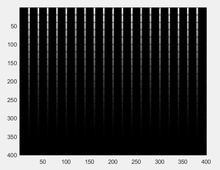
%> input picture Homework7/Gx2Im.JPG, 220 x 170 px, shrunk from 639 x 493 before the run, given in place of checker.png, which was not available
$ octave HW7.m   (GNU Octave 9; MATLAB toolbox functions it lacks are replaced by stand-ins)
%> lines starting %> are read from the running program, lines starting %| are printed output that depends on the picture; pictures that were not available may be replaced by others from this repository, and a replacement may not be noted
### Homework7/get_harris_response.m
function [ R ] = get_harris_response( Im, IGx2, IGy2, IGxy, alpha, threshold )
%GET_HARRIS_RESPONSE Summary of this function goes here
%   Detailed explanation goes here
    R = zeros(size(Im));
    for r=1:size(Im,1)
        for c=1:size(Im,2)
            M = [ IGx2(r,c)  IGxy(r,c); ...
                  IGxy(r,c)  IGy2(r,c)];
            eigen_val = eig(M);
            r_val = eigen_val(1)*eigen_val(2) - ...
                alpha*((eigen_val(1)+ eigen_val(2))^2);
            if r_val > threshold
                R(r,c) = r_val;
            end
        end
    end
end

### Homework7/non_maximal_suppress.m
function [ R_suppressed, R_points ] = non_maximal_suppress( R, threshold )
%NON_MAXIMAL_SUPPRESS Summary of this function goes here
%   Detailed explanation goes here
    R_suppressed = zeros(size(R));
    R_points = zeros(size(R,1),2);
    window_size = 10;
    count = 1;
    for r=1:window_size:(size(R,1))
        for c=1:window_size:(size(R,2))
            max = 0;
            maxr = r; maxc = c;
            for i=0:9
                for j=0:9
                    if max < R(r+i,c+j)
                        max = R(r+i,c+j);
                        maxr = r+i;
                        maxc = c+j;
                    end
                end
            end
            if(max > threshold)
                R_suppressed(maxr, maxc) = 1;
                R_points(count,1) = maxr;
                R_points(count,2) = maxc;
                count = count + 1;
            end
        end
    end
    R_points = R_points(1:count-1,1:2);
end

### Homework7/gaussDeriv2D.m
function [ Gx, Gy ] = gaussDeriv2D( sigma )
%GAUSSDERIV2D Summary of this function goes here
%   Detailed explanation goes here
    N = 100;
    ind = -floor(N/2) : floor(N/2);
    [X, Y] = meshgrid(ind, ind);

    %Create Gaussian Mask
    G1 = exp(-(X.^2 + Y.^2) / (2*sigma*sigma));
    [Gx,Gy] = gradient(G1);

    %Normalize so that total area (sum of all weights) is 1
    Gx = (-1)*Gx/(max(Gx(:)));
    Gy = Gy/(max(Gy(:)));
end

### Homework7/get_interest_points.m
function [ interest_points ] = get_interest_points( Im, col_pointer, row_pointer, n, n_star, Threshold )
%GET_INTEREST_POINTS Summary of this function goes here
%   Detailed explanation goes here
    interest_points = zeros(1,2);
    count = 1;
    for r=4:size(Im,1)-4
        for c=4:size(Im,2)-4
            circle = zeros(1,n);
            for i=1:16
                if(abs(Im(r,c) - Im( r+row_pointer(i),c+col_pointer(i) ) ) > Threshold )
                    circle(i) = 1;
                end
            end

            double_circle = cat(2,circle,circle);
            max_so_far = 0;prev = double_circle(1);
            cur_max = 0;
            if prev == 1
                cur_max = 1;
            end
            for i=2:2*n
                if double_circle(i) == 1
                    if prev ~= 1
                        prev = 1;
                    end
                    cur_max = cur_max + 1;
                else
                    if cur_max > max_so_far
                        max_so_far = cur_max;
                    end
                    prev = 0;
                    cur_max = 0;
                end
            end
            if max_so_far >= n_star
                interest_points(count,1) = r;
                interest_points(count,2) = c;
                count = count + 1;
            end
        end
    end
end

### Homework7/HW7.m
%%%%%%%%%%%%%%%%%%%%%%%%%%%%%%%%%%%%%%%%
% Rakshith Kunchum
% HW7
% 10/11/2016

%%%%%%%%%%%%%%%%%%%%%%%%%%%%%%%%%%%%%%%%
% Problem 1
Im = double(imread('checker.png'));
%> Im: size 170x220x3 double; min 0, max 255, mean 70.8; mean of the top-left, top-right, bottom-left and bottom-right quarters 74.9, 65.3, 76.6, 66.2
sigma_I = 1;
sigma_D = 0.7;
alpha = 0.05;
threshold = 1000000000;
[Gx, Gy] = gaussDeriv2D(sigma_D);
Ix = imfilter(Im, Gx, 'replicate');
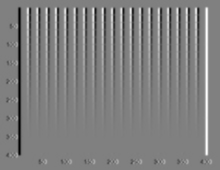
%> Ix: size 170x220x3 double; min -604.3, max 598.1, mean 0; drawn with min black and max white
Iy = imfilter(Im, Gy, 'replicate');
colormap('gray');imagesc(Ix), figure
colormap('gray');imagesc(Iy), figure
Ix2 = Ix.^2; Iy2 = Iy.^2; Ixy = Ix.*Iy;
%> after `Ix2 = Ix.^2`:
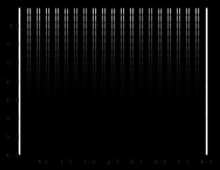
%> Ix2: size 170x220x3 double; min 1.95e-72, max 365212.9, mean 13667.1; drawn with min black and max white
%> after `Ixy = Ix.*Iy`:
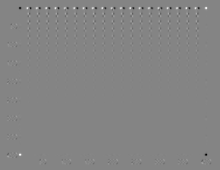
%> Ixy: size 170x220x3 double; min -137835.1, max 127375.6, mean -0.9; drawn with min black and max white
G = fspecial('gaussian', 2*ceil(3*sigma_I)+1, sigma_I);
IGx2 = imfilter(Ix2, G, 'replicate');
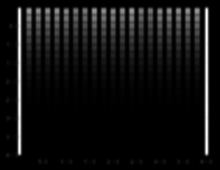
%> IGx2: size 170x220x3 double; min 4.25e-30, max 212851.5, mean 13667.1; drawn with min black and max white
IGy2 = imfilter(Iy2, G, 'replicate');
IGxy = imfilter(Ixy, G, 'replicate');
colormap('gray');imagesc(IGx2), figure
colormap('gray');imagesc(IGy2), figure
colormap('gray');imagesc(IGxy), figure

R = get_harris_response(Im, IGx2, IGy2, IGxy, alpha, threshold);
%> after the loop in get_harris_response, `for r=1:size(Im,1)`:
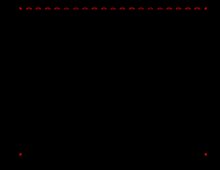
%> R: size 170x220x3 double; mean R, G, B 18171649.8, 0, 0; drawn with min black and max white
colormap('gray');imagesc(R), figure
[R_suppressed, R_points] = non_maximal_suppress(R, threshold);
%> after the loop in non_maximal_suppress, `for r=1:window_size:(size(R,1))`: R_points = 170 rows, first 12: [9 20; 9 21; 9 31; 9 50; 9 56; 9 68; 9 78; 9 87; 9 93; 9 103; 9 115; 9 121]; count = 24
%> in non_maximal_suppress, `R_points = R_points(1:count-1,1:2);`: R_points = 23 rows, first 12: [9 20; 9 21; 9 31; 9 50; 9 56; 9 68; 9 78; 9 87; 9 93; 9 103; 9 115; 9 121]
colormap('gray');imagesc(R_suppressed), figure
imshow(Im/255);hold on;
plot(R_points(:,2),R_points(:,1),'rx');hold off;
%> after `plot(R_points(:,2),R_points(:,1),'rx')`:
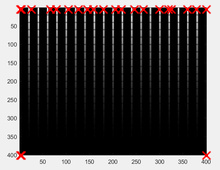
%> figure redrawn from the program's plot data

%%%%%%%%%%%%%%%%%%%%%%%%%%%%%%%%%%%%%%%%
% Problem 2
Im = double(imread('tower.png'));
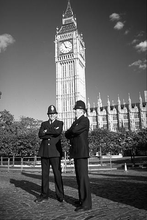
%> input picture Homework7/tower.png, 147 x 220 px, shrunk from 321 x 481 before the run
%> Im: size 220x147 double; min 0, max 255, mean 95.3; mean of the top-left, top-right, bottom-left and bottom-right quarters 124.4, 100.2, 82.9, 74
col_pointer = [ 3 3 2 1 0 -1 -2 -3 -3 -3 -2 -1 0 1 2 3 ];
row_pointer = [ 0 -1 -2 -3 -3 -3 -2 -1 0 1 2 3 3 3 2 1 ];
n_star = 9;n = 16;
for T=[10 20 30 50]
%> (the run ends here)
